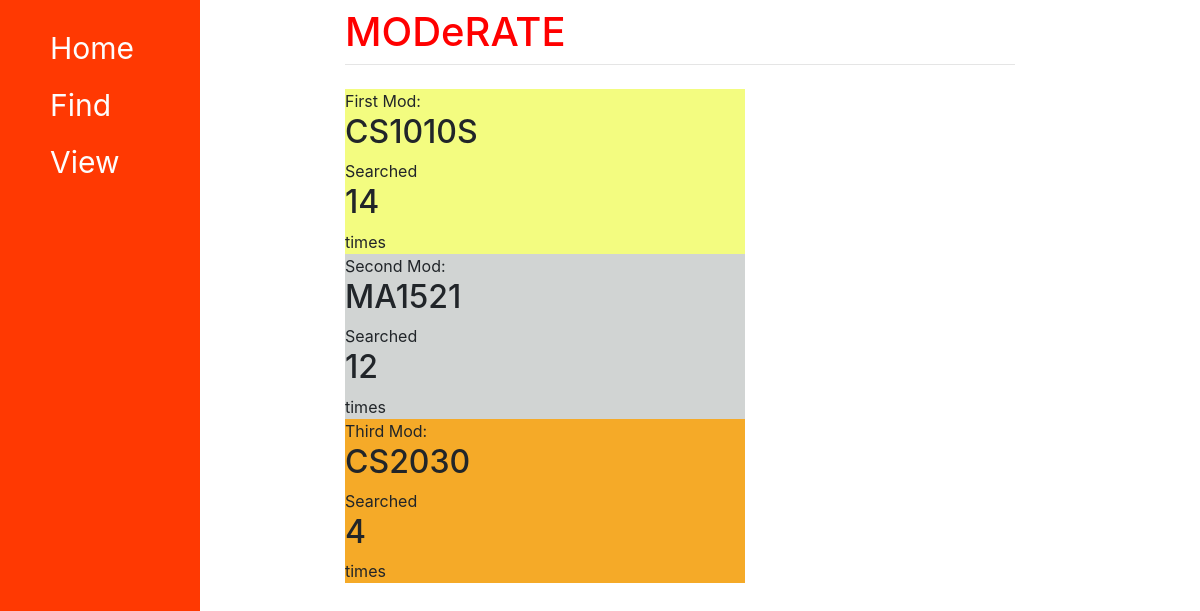
Page /view/searched/ on the committed database.
### moderate/models.py (models this page shows)
class Module(models.Model):
    code = models.CharField(max_length = 10)
    rating = models.FloatField(default = 0.0)
    comment1 = models.CharField(max_length = 200, default = "")
    comment2 = models.CharField(max_length = 200, default = "")
    comment3 = models.CharField(max_length = 200, default = "")
    searched = models.IntegerField(default = 1)
    emotions = models.CharField(max_length = 200, default = "1.0,1.0,1.0,1.0,1.0")

### moderate/views.py (the view)
# urls.py: path("view/searched/", views.searched, name="searched"),
def searched(response):
    mydict = {}
    top3 = Module.objects.order_by("-searched")[:3]
    mydict["first"] = getattr(top3[0], "code")
    mydict["second"] = getattr(top3[1], "code")
    mydict["third"] = getattr(top3[2], "code")
    mydict["search1"] = getattr(top3[0], "searched")
    mydict["search2"] = getattr(top3[1], "searched")
    mydict["search3"] = getattr(top3[2], "searched")
    return render(response, "moderate/searched.html", mydict)

### moderate/templates/moderate/searched.html (shortened to what this page needs)
{% extends "moderate/base.html" %}
{% block content %}
<div>
    <div style="background-color:rgb(243, 252, 128);width:400px">
        First Mod: <h2>{{first}}</h2> Searched <h2>{{search1}}</h2> times
    </div>
    <div style="background-color:rgb(209, 212, 211);width:400px">
        Second Mod: <h2>{{second}}</h2> Searched <h2>{{search2}}</h2> times
    </div>
    <div style="background-color:rgb(245, 170, 40);width:400px">
        Third Mod: <h2>{{third}}</h2> Searched <h2>{{search3}}</h2> times
    </div>
</div>
{% endblock %}

### rows in the picture
Module: code "CS1010S"
Module: code "MA1521"
Module: code "CS2030"

### other values in the picture
{{ search1 }} "14"
{{ search2 }} "12"
{{ search3 }} "4"
